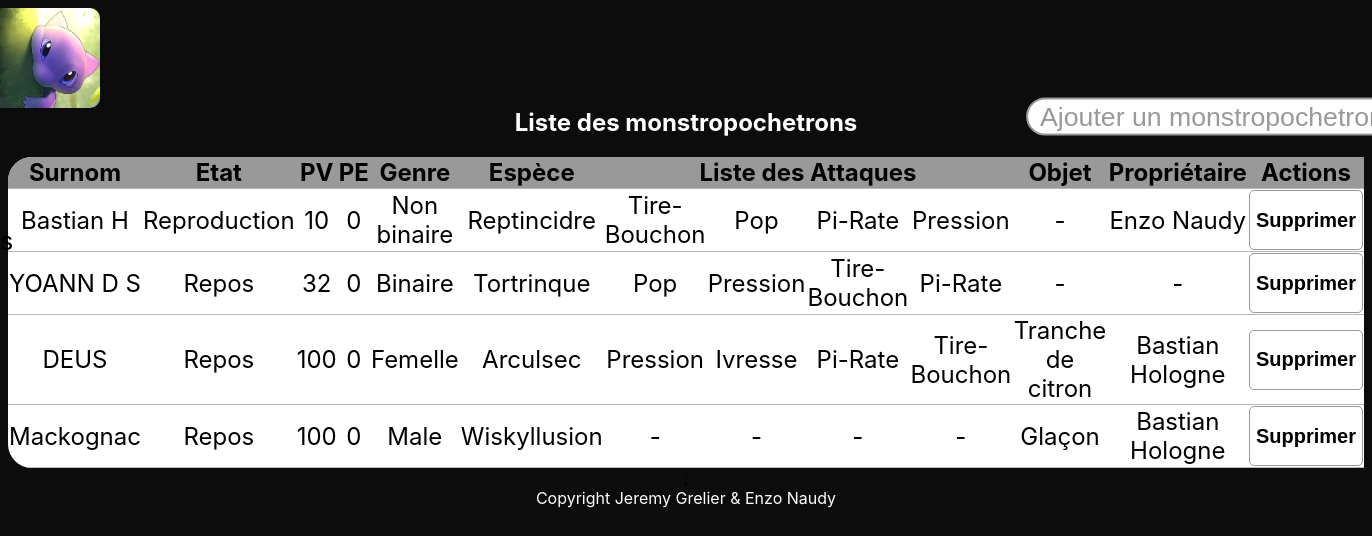
Screenshot of /Site/monstropoches.php with the database file from the repository.
### tables this page shows
CREATE TABLE IF NOT EXISTS `MONSTROPOCHE` (
  `IdMonstropoche` int(11) NOT NULL AUTO_INCREMENT,
  `Surnom` text NOT NULL,
  `Etat` enum('Mission','Repos','Reproduction') NOT NULL,
  `PV` int(11) NOT NULL,
  `PE` int(11) NOT NULL,
  `Genre` enum('Male','Femelle','Binaire','Non binaire') NOT NULL,
  `NumEspece` int(11) NOT NULL,
  `IdObjet` int(11) DEFAULT NULL,
  `IdProprietaire` int(11) DEFAULT NULL,
  PRIMARY KEY (`IdMonstropoche`),
  KEY `NumEspece` (`NumEspece`,`IdObjet`,`IdProprietaire`),
  KEY `IdObjet` (`IdObjet`),
  KEY `IdProprietaire` (`IdProprietaire`)
);

CREATE TABLE IF NOT EXISTS `ESPECE` (
  `Numero` int(11) NOT NULL,
  `NomEspece` text NOT NULL,
  `TypeEspece` int(11) NOT NULL,
  `TypeEspece2` int(11) DEFAULT NULL,
  `Sprite` text NOT NULL,
  PRIMARY KEY (`Numero`),
  KEY `TypeEspece` (`TypeEspece`),
  KEY `TypeEspece2` (`TypeEspece2`)
);

CREATE TABLE IF NOT EXISTS `MOVESET_MONSTROPOCHE` (
  `IdAttaque` int(11) NOT NULL,
  `IdMonstropoche` int(11) NOT NULL,
  `Position` enum('1','2','3','4') NOT NULL,
  PRIMARY KEY (`IdAttaque`,`IdMonstropoche`),
  KEY `IdMonstropoche` (`IdMonstropoche`)
);

CREATE TABLE IF NOT EXISTS `ATTAQUE` (
  `IdAttaque` int(11) NOT NULL AUTO_INCREMENT,
  `NomAttaque` text NOT NULL,
  `Puissance` int(11) NOT NULL,
  `Precision` int(11) NOT NULL,
  `TypeAttaque` int(11) NOT NULL,
  PRIMARY KEY (`IdAttaque`),
  KEY `TypeAttaque` (`TypeAttaque`)
);

CREATE TABLE IF NOT EXISTS `PROPRIETAIRE` (
  `IdProprietaire` int(11) NOT NULL AUTO_INCREMENT,
  `NomProprietaire` text NOT NULL,
  `IsJouable` tinyint(1) NOT NULL,
  PRIMARY KEY (`IdProprietaire`)
);

CREATE TABLE IF NOT EXISTS `OBJET` (
  `IdObjet` int(11) NOT NULL AUTO_INCREMENT,
  `NomObjet` text NOT NULL,
  `BonusPuissance` float NOT NULL,
  `IsUnique` tinyint(1) NOT NULL,
  PRIMARY KEY (`IdObjet`)
);

### Site/monstropoches.php (the view, shortened to what this page needs)
<!DOCTYPE html>
<html>
<head>
  <link rel="stylesheet" href="css/monsite.css" />
</head>
<body>
  <?php include "topnav.php" ?>
  <div class="listeEspece">
    <h2>Liste des monstropochetrons</h2>
    <?php
    include "connect.php";  ?>
    <table>
      <tr>
        <th>Surnom</th>
        <th>Etat</th>
        <th>PV</th>
        <th>PE</th>
        <th>Genre</th>
        <th>Espèce</th>
        <th colspan="4">Liste des Attaques</th>
        <th>Objet</th>
        <th>Propriétaire</th>
        <th>Actions</th>
      </tr>
      <tbody>
        <?php
        $requete1 = "select * from MONSTROPOCHE, ESPECE where MONSTROPOCHE.NumEspece = ESPECE.Numero order by MONSTROPOCHE.IdMonstropoche asc";
        if ($res1 = $dbh->query($requete1))
          $monstropoches =  $res1->fetchAll();
        foreach ($monstropoches as $monstropoche) {
          $requeteobj = "select * from MONSTROPOCHE, OBJET where IdMonstropoche = " . $monstropoche['IdMonstropoche'] . " and MONSTROPOCHE.IdObjet = OBJET.IdObjet";
          if ($resObjet = $dbh->query($requeteobj))
            $objets = $resObjet->fetchAll();
          $obj = isset($objets[0]['NomObjet']) ? $objets[0]['NomObjet'] : '-';
          $requeteproprio = "select * from MONSTROPOCHE, PROPRIETAIRE where IdMonstropoche = " . $monstropoche['IdMonstropoche'] . " and MONSTROPOCHE.IdProprietaire = PROPRIETAIRE.IdProprietaire";
          if ($resProprio = $dbh->query($requeteproprio))
            $proprios = $resProprio->fetchAll();
          $proprio = isset($proprios[0]['NomProprietaire']) ? $proprios[0]['NomProprietaire'] : '-';
          echo '<td>' . $monstropoche['Surnom'] . '</td>';
          echo '<td>' . $monstropoche['Etat'] . '</td>';
          echo '<td>' . $monstropoche['PV'] . '</td>';
          echo '<td>' . $monstropoche['PE'] . '</td>';
          echo '<td>' . $monstropoche['Genre'] . '</td>';
          echo '<td>' . $monstropoche['NomEspece'] . '</td>';
          $requete2 = "select * from MOVESET_MONSTROPOCHE, ATTAQUE where MOVESET_MONSTROPOCHE.IdAttaque = ATTAQUE.IdAttaque and MOVESET_MONSTROPOCHE.IdMonstropoche = " . $monstropoche['IdMonstropoche'] . " order by MOVESET_MONSTROPOCHE.idMonstropoche asc, MOVESET_MONSTROPOCHE.position asc";
          if ($res2 = $dbh->query($requete2))
            $attaques = $res2->fetchAll();
          foreach ($attaques as $attaque) {
            echo '<td>' . $attaque['NomAttaque'] . '</td>';
          }
          if (count($attaques) < 4) {
            for ($i = 0; $i < 4 - count($attaques); $i++) {
              echo '<td>-</td>';
            }
          }
          echo '<td>' . $obj . '</td>';
          echo '<td>' . $proprio . '</td>';
          echo '<td><form method="post" action="delete/deleteMonstropoche.php">
                      <button type="submit" name="btnEnvoiForm" title="Envoyer"><h2 style="color:black">Supprimer</h2></button>
                      <input type="hidden" name="id" value="' . $monstropoche['IdMonstropoche'] . '"/>
                      <input type="hidden" name="name" value="' . $monstropoche['Surnom'] . '"/>
                    </form></td>';
        }
        echo '
      </tbody>
      </table>
      <button id="openModal"> Ajouter un monstropochetron</button>
   </div>
  <div id="mydialog">
<dialog open class="ModalAddSpecies" role="dialog" aria-modal="true" aria-labelledby="modal-heading" style="height: 420px;">
      <h1 id="modal-heading">Ajouter un monstropochetron</h1>
      <form action="./add/add-monstropoche.php" method="post">
        <label>Surnom : <input type="text" id="Nickname" name="Nickname" required><br></label>
        <label>PV : <input type="number" id="HP" name="HP" min=1 max="100" required><br></label>
        <label>Genre : <select name="Gender" id="Gender" required>
        <option value="">--Choisissez--</option>
        <option value="Male">Mâle</option>
        <option value="Femelle">Femelle</option>
        <option value="Binaire">Binaire</option>
        <option value="Non binaire">Non binaire</option>
        </select> <br> </label>
        <label>Espèce : <select name="Species" id="Species" required>
        <option value="null">--Choisissez--</option>';
        echo '</select> <br></label>
        <label>Attaque : <select name="Attack" id="Attack" required>
        <option value="null">--Choisissez--</option>';
        echo '
        </select> <br></label>
        <label>Attaque : <select name="Attacke" id="Attacke">
        <option value="null">--Choisissez--</option>';
        echo '
        </select> <br></label>
        <label>Attaque : <select name="Attackee" id="Attackee">
        <option value="null">--Choisissez--</option>';
        echo '
        </select> <br></label>
        <label>Attaque : <select name="Attackeee" id="Attackeee">
        <option value="null">--Choisissez--</option>';
        echo '
        </select> <br></label>
        <label>Objet : <select name="Object" id="Object">
        <option value=null>--Choisissez--</option>';
        echo '</select> <br></label>
        <label>Propriétaire : <select name="Owner" id="Owner">
        <option value=null>--Choisissez--</option>';
        echo '</select> <br></label>
        <input type="submit" value="valider">
      </form>
      <button onclick="document.getElementById(\'mydialog\').style.visibility=\'hidden\'" style="position: inherit;top: -4px;left: 80%;border: none;background: transparent;"><img src="assets/376.png" alt="close" style="width: 60px; height: 60px;"/></button>
    </dialog>
</div>
  </div>;' ?>
        <?php include "footer.php" ?>
</body>
</html>

### Site/css/monsite.css (style rules this page uses)
h2 { color: white; }
body { background-image: url('../assets/background.jpg'); background-color: #0c0c0c; font-family: -apple-system, BlinkMacSystemFont, 'Segoe UI', Roboto, Oxygen, Ubuntu, Cantarell, 'Open Sans', 'Helvetica Neue', sans-serif; align-content: center; align-items: center; justify-content: center; text-align: center; scroll-behavior: smooth; background-repeat: no-repeat; background-size: cover; background-position: fixed; -webkit-background-size: cover; -moz-background-size: cover; -o-background-size: cover; }
button { background-color: white; border: 1px solid #999999; color: #999999; border-radius: 5px; }
th { background-color: #999999; }
#openModal { position: absolute; top: 0; right: 5em; scale: 2; margin-top: 8em; border-radius: 16px; }
.listeEspece { margin-top: 100px; }
table { width: 100%; border-collapse: collapse; border-radius: 1em; overflow: hidden; position: relative; display: table; background-color: white; margin: 0 auto; font-size: x-large; border-bottom-right-radius: 0; border-top-right-radius: 0; }
.listeEspece tr { padding-bottom: 1%; border-bottom: 1px solid #bdb7b2; }

### rows the page displays
monstropoche: Surnom "Bastian H", Etat "Reproduction", PV "10", PE "0", Genre "Non binaire", NumEspece.NomEspece "Reptincidre", obj "-", IdProprietaire.NomProprietaire "Enzo Naudy"
moveset_monstropoche: IdAttaque.NomAttaque "Tire-Bouchon"
moveset_monstropoche: IdAttaque.NomAttaque "Pop"
moveset_monstropoche: IdAttaque.NomAttaque "Pi-Rate"
moveset_monstropoche: IdAttaque.NomAttaque "Pression"
monstropoche: Surnom "YOANN D S", Etat "Repos", PV "32", PE "0", Genre "Binaire", NumEspece.NomEspece "Tortrinque", obj "-", proprio "-"
moveset_monstropoche: IdAttaque.NomAttaque "Pop"
moveset_monstropoche: IdAttaque.NomAttaque "Pression"
moveset_monstropoche: IdAttaque.NomAttaque "Tire-Bouchon"
moveset_monstropoche: IdAttaque.NomAttaque "Pi-Rate"
monstropoche: Surnom "DEUS", Etat "Repos", PV "100", PE "0", Genre "Femelle", NumEspece.NomEspece "Arculsec", IdObjet.NomObjet "Tranche de citron", IdProprietaire.NomProprietaire "Bastian Hologne"
moveset_monstropoche: IdAttaque.NomAttaque "Pression"
moveset_monstropoche: IdAttaque.NomAttaque "Ivresse"
moveset_monstropoche: IdAttaque.NomAttaque "Pi-Rate"
moveset_monstropoche: IdAttaque.NomAttaque "Tire-Bouchon"
monstropoche: Surnom "Mackognac", Etat "Repos", PV "100", PE "0", Genre "Male", NumEspece.NomEspece "Wiskyllusion", IdObjet.NomObjet "Glaçon", IdProprietaire.NomProprietaire "Bastian Hologne"
